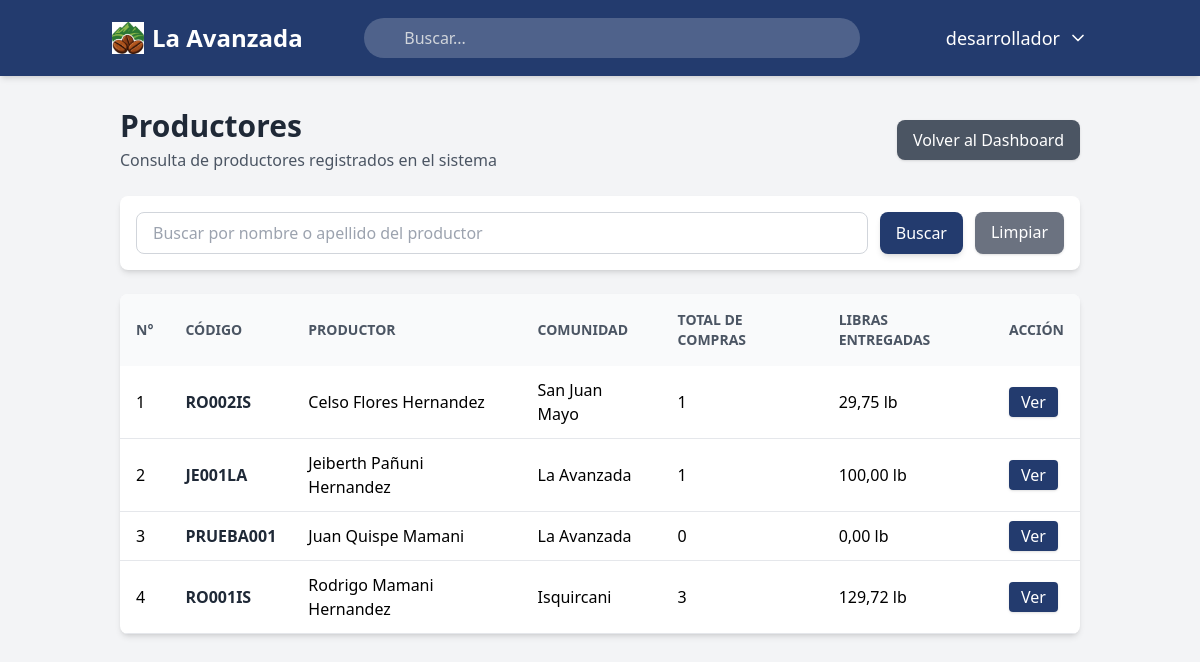
The app's page /productores/ (signed in), older data.
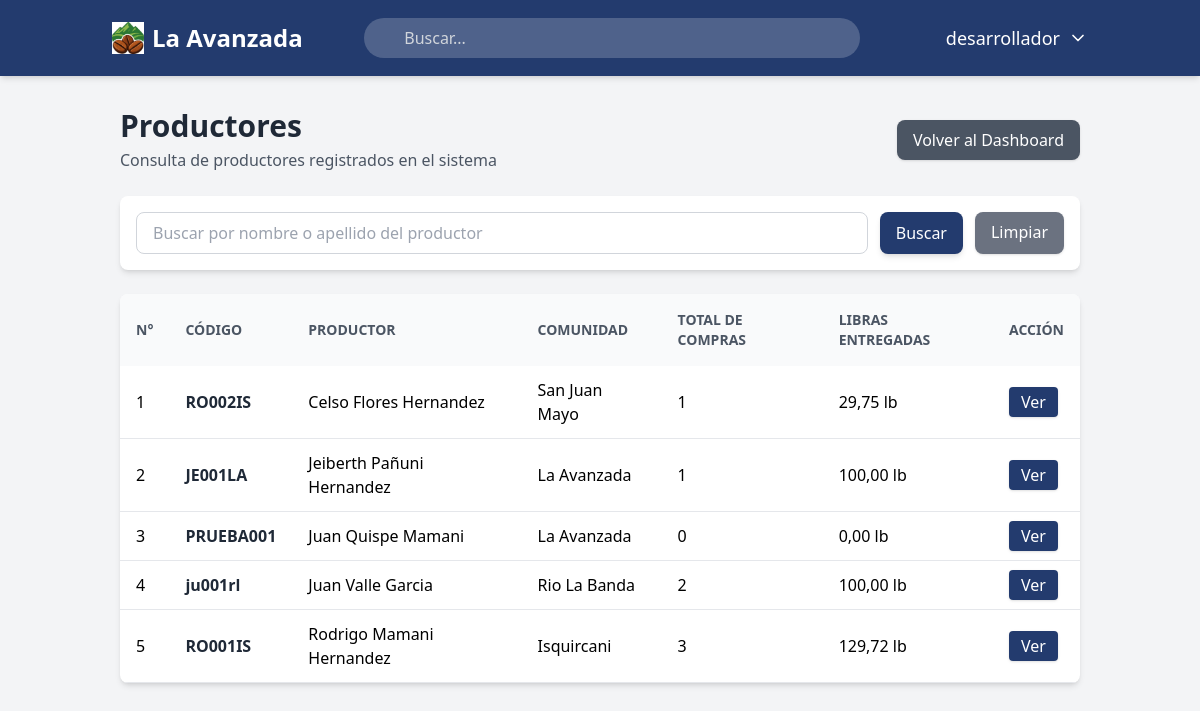
The same page, newer data.
### usuarios/models.py (models this page shows)
class Usuario(AbstractUser): # CREAMOS LA CLASE USUARIO
    usuario_id = models.AutoField(primary_key=True) #CAMPO USUARIO ID, ES NUMEROS AUTOMATICOS Y ES LLAVE PRIMARIA
    USERNAME_FIELD = 'username' # CAMPO PARA INICIAR SESION
    class Meta: # CONFIGURACIONES EXTRAS en la bd
        db_table = 'usuarios' # nombre de la tabla
        verbose_name = 'Usuario' # definimos en sigular el modelo dentro del panel de django
        verbose_name_plural = 'Usuarios' # define como se mostrara en plural en django

### productores/models.py (models this page shows, shortened)
class Productor(models.Model):
    OPCIONES_ESTADO = [
        ('Activo', 'Activo'),
        ('Inactivo', 'Inactivo'),
    ]
    id_productor = models.AutoField(primary_key=True) #llave primaria
    codigo_productor = models.CharField(
        max_length=20,
        unique=True,
        verbose_name='Código del productor'
    )
    nombre = models.CharField(
        max_length=100,
        verbose_name='Nombre'
    )
    apellido_paterno = models.CharField(
        max_length=100,
        verbose_name='Apellido paterno'
    )
    apellido_materno = models.CharField(
        max_length=100,
        blank=True, # no pasa nada si se queda vacio
        verbose_name='Apellido materno'
    )
    comunidad = models.ForeignKey(
        Comunidad,
        on_delete=models.PROTECT,
        related_name='productores',
        verbose_name='Comunidad'
    )
    usuario = models.OneToOneField(
        settings.AUTH_USER_MODEL,
        on_delete=models.SET_NULL,
        null=True,
        blank=True,
        related_name='productor',
        verbose_name='Usuario de acceso'
    )
    estado = models.CharField(
        max_length=20,
        choices=OPCIONES_ESTADO,
        default='Activo',
        verbose_name='Estado'
    )
    creado_por = models.ForeignKey(
        settings.AUTH_USER_MODEL,
        on_delete=models.SET_NULL,
        null=True,
        blank=True,
        related_name='productores_creados',
        verbose_name='Creado por'
    )
    fecha_registro = models.DateTimeField(
        auto_now_add=True,
        verbose_name='Fecha de registro'
    )
    editado_por = models.ForeignKey(
        settings.AUTH_USER_MODEL,
        on_delete=models.SET_NULL,
        null=True,
        blank=True,
        related_name='productores_editados',
        verbose_name='Editado por'
    )
    fecha_edicion = models.DateTimeField(
        auto_now=True,
        verbose_name='Fecha de edición'
    )
    class Meta:
        db_table = 'productores'
        verbose_name = 'Productor'
        verbose_name_plural = 'Productores'
    def nombre_completo(self):
        return f"{self.nombre} {self.apellido_paterno} {self.apellido_materno}".strip()

### comunidades/models.py (models this page shows, shortened)
class Comunidad(models.Model): # modelo comunidad
    OPCIONES_ESTADO = [ # servira para poner activo e inactivo pero nunca delete de nuestro sistmas la comunidad
        ('Activo', 'Activo'),
        ('Inactivo', 'Inactivo'),
    ]
    id_comunidad = models.AutoField(primary_key=True) ## llave primaria
    nombre_comunidad = models.CharField(max_length=100, unique=True, verbose_name='Nombre de la comunidad') # nombre de la comunidad
    estado = models.CharField(max_length=20, choices=OPCIONES_ESTADO, default='Activo', verbose_name='Estado') # estado de la comunidad
    creado_por = models.ForeignKey( # quien lo creo
        settings.AUTH_USER_MODEL,
        on_delete=models.SET_NULL,
        null=True,
        related_name='comunidades_creadas',
        verbose_name='Creado por'
    )
    fecha_creacion = models.DateTimeField(auto_now_add=True, verbose_name='Fecha de creación') # fecha de la crecion
    editado_por = models.ForeignKey(
        settings.AUTH_USER_MODEL,
        on_delete=models.SET_NULL,
        null=True,
        blank=True,
        related_name='comunidades_editadas',
        verbose_name='Editado por'
    )
    fecha_edicion = models.DateTimeField(auto_now=True, verbose_name='Fecha de edición') # la fecha de la edidion
    class Meta:
        db_table = 'comunidades' # nombre de la tabla
        verbose_name = 'Comunidad'
        verbose_name_plural = 'Comunidades'

### productores/views.py (the view, shortened to what this page needs)
# urls.py: path('', views.lista_productores, name='lista_productores'),
@login_required
def lista_productores(request):
    permiso = obtener_permiso_productores(request.user)
    if permiso == 0:
        return redirect('dashboard')
    productores = Productor.objects.select_related(
        'comunidad',
        'usuario'
    ).annotate(
        total_compras_real=Count('compras_cafe'),
        total_libras_real=Coalesce(
            Sum('compras_cafe__total_libras'),
            Value(Decimal('0.00')),
            output_field=DecimalField(max_digits=10, decimal_places=2)
        )
    ).order_by(
        'nombre',
        'apellido_paterno'
    )
    buscar = request.GET.get('buscar')
    paginator = Paginator(productores, 15)
    page_number = request.GET.get('page')
    page_obj = paginator.get_page(page_number)
    contexto = {
        'page_obj': page_obj,
    }
    return render(request, 'productores/lista_productores.html', contexto)

### principal/context_processors.py (called while the page is built)
def obtener_permisos(request):
    permisos = { # los modulos
        'registrar_compras_cafe': 0,
        'historial_compras': 0,
        'comunidades': 0,
        'productores': 0,
        'registro_ventas_cafe': 0,
        'analisis_predicciones': 0,
        'roles_usuarios': 0,
    }
    roles = []
    if request.user.is_authenticated:
        roles_usuario = UsuarioRol.objects.filter(usuario=request.user)
        roles = [usuario_rol.rol.nombre_rol for usuario_rol in roles_usuario]
        for usuario_rol in roles_usuario:
            rol = usuario_rol.rol
            for modulo in permisos.keys():
                permiso_actual = getattr(rol, modulo, 0)
                if permiso_actual > permisos[modulo]:
                    permisos[modulo] = permiso_actual
    return {
        'permisos': permisos,
        'roles': roles,
    }

### productores/views.py (called while the page is built)
def obtener_permiso_productores(usuario):
    roles_usuario = UsuarioRol.objects.filter(usuario=usuario)
    permiso_maximo = 0
    for usuario_rol in roles_usuario:
        rol = usuario_rol.rol
        permiso_actual = getattr(rol, 'productores', 0)
        if permiso_actual > permiso_maximo:
            permiso_maximo = permiso_actual
    return permiso_maximo

### productores/templates/productores/lista_productores.html (shortened to what this page needs)
{% extends 'principal/base.html' %}
{% block content %}
<div class="max-w-7xl mx-auto">
  <div class="flex flex-col md:flex-row md:items-center md:justify-between gap-4 mb-6">
    <div>
      <h1 class="text-3xl font-bold text-gray-800">Productores</h1>
      <p class="text-gray-600 mt-1">
        Consulta de productores registrados en el sistema
      </p>
    </div>
    <a href="{% url 'dashboard' %}"
       class="bg-gray-600 hover:bg-gray-700 text-white px-4 py-2 rounded-lg shadow text-center">
      Volver al Dashboard
    </a>
  </div>
  <div class="bg-white rounded-lg shadow-md p-4 mb-6">
    <form method="get" class="flex flex-col md:flex-row gap-3">
      <input type="text"
             name="buscar"
             value="{{ request.GET.buscar }}"
             placeholder="Buscar por nombre o apellido del productor"
             autocomplete="off"
             class="w-full border border-gray-300 rounded-lg px-4 py-2 focus:outline-none focus:ring-2 focus:ring-[#233b6e]" />
      <button type="submit"
              class="w-full md:w-auto bg-[#233b6e] text-white px-4 py-2 rounded-lg shadow-md hover:bg-[#1a2c53] transition-colors duration-300">
        Buscar
      </button>
      <a href="{% url 'productores:lista_productores' %}"
         class="bg-gray-500 hover:bg-gray-600 text-white px-4 py-2 rounded-lg shadow text-center">
        Limpiar
      </a>
    </form>
  </div>
  <div class="bg-white rounded-lg shadow-md overflow-hidden">
    <div class="overflow-x-auto">
      <table class="min-w-full border-collapse">
        <thead class="bg-gray-50 text-gray-600 uppercase text-sm">
          <tr>
            <th class="px-4 py-4 text-left font-semibold">N°</th>
            <th class="px-4 py-4 text-left font-semibold">Código</th>
            <th class="px-4 py-4 text-left font-semibold">Productor</th>
            <th class="px-4 py-4 text-left font-semibold">Comunidad</th>
            <th class="px-4 py-4 text-left font-semibold">Total de compras</th>
            <th class="px-4 py-4 text-left font-semibold">Libras entregadas</th>
            <th class="px-4 py-4 text-left font-semibold">Acción</th>
          </tr>
        </thead>
        <tbody>
          {% for productor in page_obj %}
          <tr class="border-b hover:bg-gray-50">
            <td class="px-4 py-3">
              {{ page_obj.start_index|add:forloop.counter0 }}
            </td>
            <td class="px-4 py-3 font-semibold text-gray-800">
              {{ productor.codigo_productor }}
            </td>
            <td class="px-4 py-3">
              {{ productor.nombre_completo }}
            </td>
            <td class="px-4 py-3">
              {{ productor.comunidad.nombre_comunidad }}
            </td>
            <td class="px-4 py-3">
              {{ productor.total_compras_real }}
            </td>
            <td class="px-4 py-3">
              {{ productor.total_libras_real|floatformat:2 }} lb
            </td>
            <td class="px-4 py-3">
              <a href="{% url 'productores:detalle_productor' productor.pk %}"
                 class="bg-[#233b6e] hover:bg-[#1a2c53] text-white px-3 py-1 rounded shadow transition-colors duration-300">
                Ver
              </a>
            </td>
          </tr>
          {% endfor %}
        </tbody>
      </table>
    </div>
  </div>
</div>
{% endblock %}

### principal/templates/principal/base.html (shortened to what this page needs)
{% load static %}
<!DOCTYPE html>
<html lang="es">
<head>
    <script src="https://cdn.tailwindcss.com"></script>
</head>
<body class="bg-gray-100 font-sans">
    <nav class="bg-[#233b6e] text-white shadow-md">
        <div class="container mx-auto px-4 py-4 flex flex-col md:flex-row justify-between items-center space-y-4 md:space-y-0">
            <a href="{% url 'dashboard' %}" class="flex items-center gap-2 text-2xl font-bold rounded-lg px-2 py-1 transition-all hover:bg-white/10">
                <img src="{% static 'img/logoavanzada2.jpg' %}" alt="La Avanzada" class="h-8 w-8">
                <span>La Avanzada</span>
            </a>
            <div class="relative w-full md:w-1/2">
                <input
                    type="text"
                    id="transaction-input"
                    placeholder="Buscar..."
                    class="w-full bg-white/20 text-white rounded-full py-2 pl-10 pr-4 focus:outline-none focus:ring-2 focus:ring-white/50 placeholder-gray-300"
                >
            </div>
            <div class="flex items-center space-x-6">
                <div class="relative">
                    <button id="user-menu-button" class="flex items-center space-x-2 text-lg font-medium transition-all hover:bg-white/10 p-2 rounded-lg">
                        <span>{{ user.first_name|default:user.username }}</span>
                        <svg xmlns="http://www.w3.org/2000/svg" width="20" height="20"
                             viewBox="0 0 24 24" fill="none" stroke="currentColor"
                             stroke-width="2" stroke-linecap="round" stroke-linejoin="round"
                             class="lucide lucide-chevron-down">
                            <path d="m6 9 6 6 6-6"></path>
                        </svg>
                    </button>
                </div>
            </div>
        </div>
    </nav>
    <main class="container mx-auto p-8">
        {% block content %}
        {% endblock content %}
    </main>
</body>
</html>

Row changes from the older to the newer data that the page shows:
added Productor: start_index|add "4", codigo_productor "ju001rl", nombre_completo "Juan Valle Garcia", comunidad.nombre_comunidad "Rio La Banda", total_compras_real "2", total_libras_real "100,00"
computed for Productor "RO001IS": start_index|add "4" → "5"
